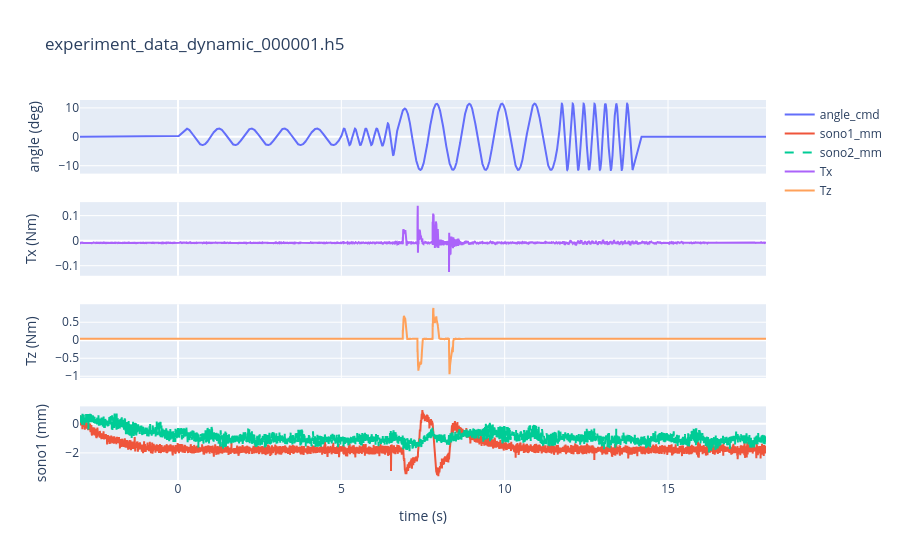

The code cell stored with this chart in its notebook:
### Code cell
#region Make sure to plot the correct bending axis. It depends on sensor mounting and orientation!
fig = make_subplots(rows = 4, cols = 1,
                   shared_xaxes=True)
#fig.add_trace(
 #   go.Scatter(x = tnorm, y = angle_measured, mode="lines", name="angle_enc"),
  #  row=1, col=1)
fig.add_trace(
    go.Scatter(x = bender.t, y = bender.angle, mode="lines", name="angle_cmd"),
    row=1, col=1)
fig.add_trace(
    go.Scatter(x = bender.t, y = bender.sono_left_mm, mode="lines", name="sono1_mm"),
    row=4, col=1)
fig.add_trace(
    go.Scatter(x = bender.t, y = bender.sono_right_mm, mode="lines", name="sono2_mm", line = dict(dash='dash')),
    row=4, col=1)

fig.add_trace(
    go.Scatter(x = bender.t, y = bender.forcetorque[3,:], mode="lines", name="Tx"),
    row=2, col=1)
# fig.add_trace(
#     go.Scatter(x = tnorm, y = bender.forcetorque[1,:], mode="lines", name="Fy"),
#     row=4, col=1)
fig.add_trace(
    go.Scatter(x = bender.t, y = bender.forcetorque[5,:], mode="lines", name="Tz"),
    row=3, col=1)


fig.update_yaxes(title_text = "angle (deg)", row=1)
fig.update_yaxes(title_text = "Tx (Nm)", row=2)
fig.update_yaxes(title_text = "Tz (Nm)", row=3)
fig.update_yaxes(title_text = "sono1 (mm)", row=4)
fig.update_xaxes(title_text = "time (s)", row=4)
fig.update_layout(title_text = bender.filename)

# Save the plot in output folder
#fig.write_image(outputfig, format= 'png', width=1200, height=800)
#endregion

### Figure 1 — Plotly figure (JSON) as saved in the notebook; plotly's stock layout.template omitted (floating-point values rounded to 4 significant figures; data arrays with more than 128 entries replaced by an {"elided": "..."} marker saying what was removed)
{"data": [{"mode": "lines", "name": "angle_cmd", "type": "scatter", "x": {"elided": "21001 float values"}, "xaxis": "x", "y": {"elided": "21001 float values"}, "yaxis": "y"}, {"mode": "lines", "name": "sono1_mm", "type": "scatter", "x": {"elided": "21001 float values"}, "xaxis": "x4", "y": {"elided": "21001 float values"}, "yaxis": "y4"}, {"line": {"dash": "dash"}, "mode": "lines", "name": "sono2_mm", "type": "scatter", "x": {"elided": "21001 float values"}, "xaxis": "x4", "y": {"elided": "21001 float values"}, "yaxis": "y4"}, {"mode": "lines", "name": "Tx", "type": "scatter", "x": {"elided": "21001 float values"}, "xaxis": "x2", "y": {"elided": "21001 float values"}, "yaxis": "y2"}, {"mode": "lines", "name": "Tz", "type": "scatter", "x": {"elided": "21001 float values"}, "xaxis": "x3", "y": {"elided": "21001 float values"}, "yaxis": "y3"}], "layout": {"title": {"text": "experiment_data_dynamic_000001.h5"}, "xaxis": {"anchor": "y", "domain": [0, 1], "matches": "x4", "showticklabels": false}, "xaxis2": {"anchor": "y2", "domain": [0, 1], "matches": "x4", "showticklabels": false}, "xaxis3": {"anchor": "y3", "domain": [0, 1], "matches": "x4", "showticklabels": false}, "xaxis4": {"anchor": "y4", "domain": [0, 1], "title": {"text": "time (s)"}}, "yaxis": {"anchor": "x", "domain": [0.8063, 1], "title": {"text": "angle (deg)"}}, "yaxis2": {"anchor": "x2", "domain": [0.5375, 0.7312], "title": {"text": "Tx (Nm)"}}, "yaxis3": {"anchor": "x3", "domain": [0.2687, 0.4625], "title": {"text": "Tz (Nm)"}}, "yaxis4": {"anchor": "x4", "domain": [0, 0.1938], "title": {"text": "sono1 (mm)"}}}}
